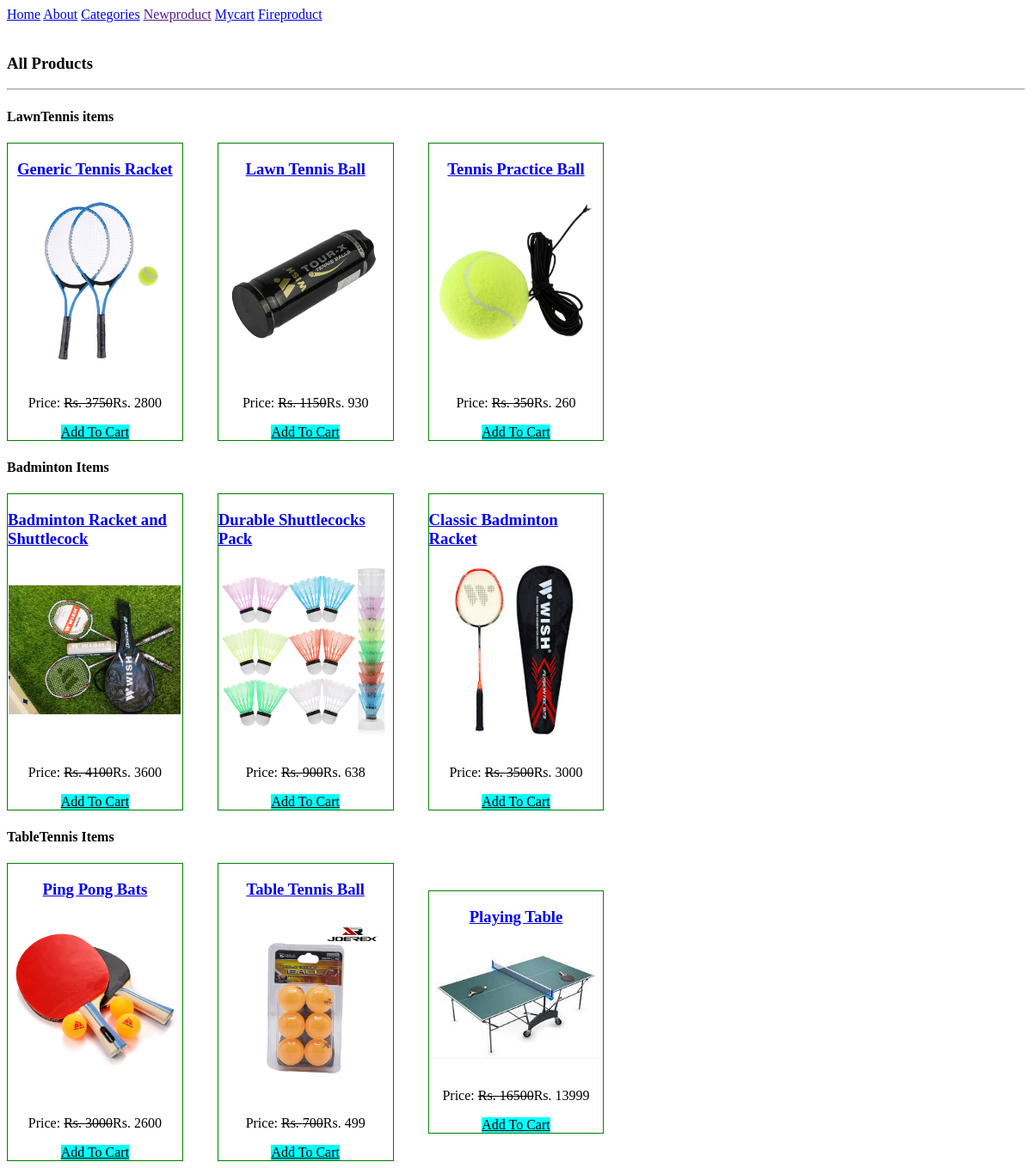
/allproducts/, run on an earlier commit of the app's database.
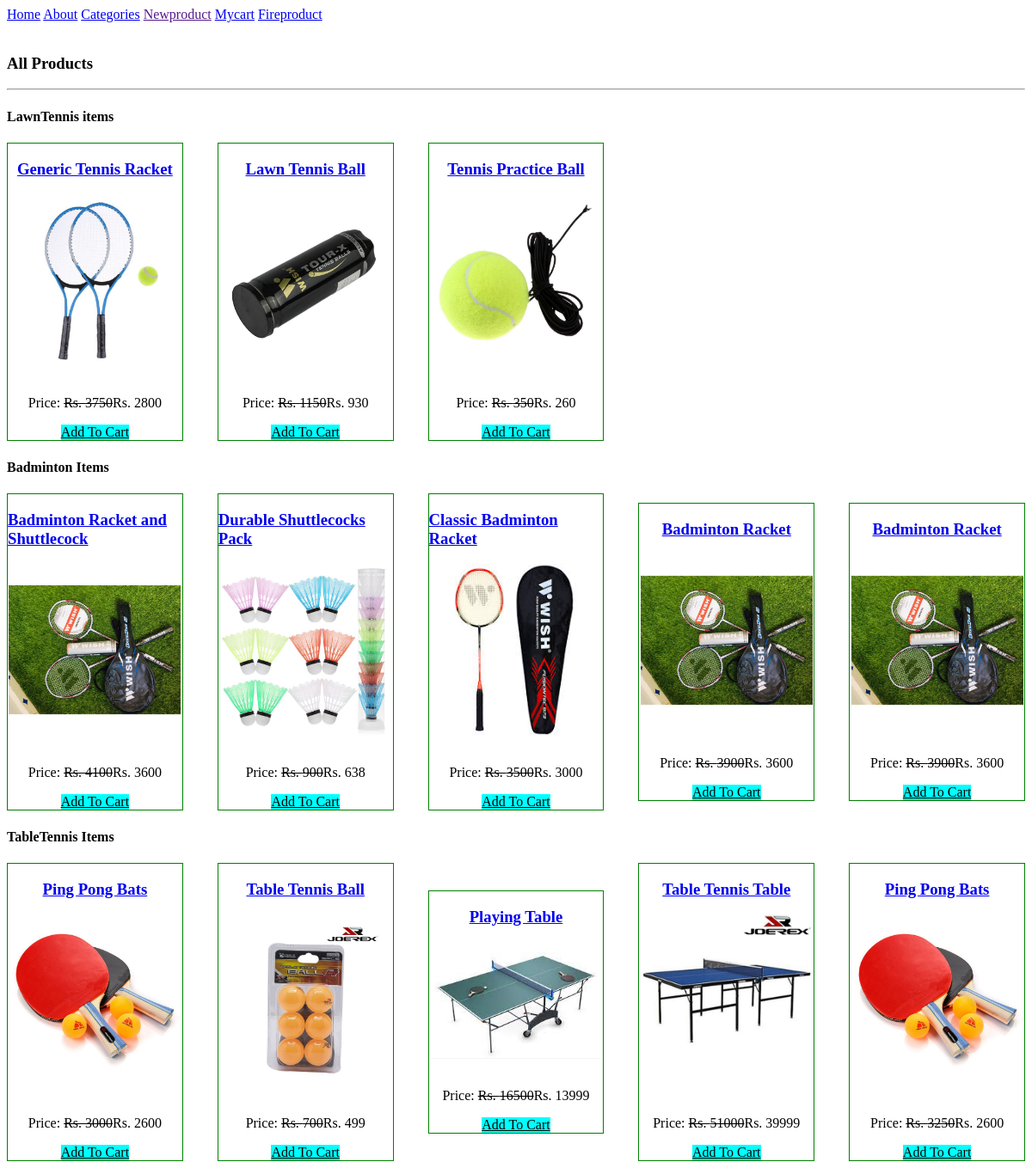
And on a later commit of the database.
### rackapp/models.py (models this page shows, shortened)
class Category(models.Model):
    title = models.CharField(max_length=200)
    slug = models.SlugField(unique = True)

class Product(models.Model):
    title = models.CharField(max_length=200)
    slug = models.SlugField(unique = True)
    image = models.ImageField(upload_to="products")
    image_url = models.URLField(blank=True)
    category = models.ForeignKey(Category, on_delete=models.CASCADE)
    marked_price = models.PositiveIntegerField()
    selling_price = models.PositiveIntegerField()
    description = models.TextField()
    warranty = models.CharField(max_length=300, null=True, blank=True)
    return_policy =  models.CharField(max_length=300, null=True, blank=True)
    view_count = models.PositiveBigIntegerField(default=0)

### rackapp/views.py (the view)
# urls.py: path("allproducts/", AllProductsView.as_view(), name="allproducts"),
class AllProductsView(TemplateView):
    template_name = "allproducts.html"
    def get_context_data(self, **kwargs):
        context = super().get_context_data(**kwargs)
        context['allcategories'] = Category.objects.all()
        context['pro_duct'] = Product.objects.all()
        return context

### rackapp/templates/allproducts.html (shortened to what this page needs)
{% extends 'base.html' %}
{% block content %}
<div class="container">
    <h3>All Products</h3><hr>
    {% for cat in allcategories %}
    <div class="row">
        <h4>{{cat.title}}</h4>
        <div class="col">
            {% for p in pro_duct %}
            {% if p.category == cat%}
            <div class="prod-container">
            <h3><a href="{% url 'rackapp:productdetail' p.slug %}">{{p.title}}</a></h3>
            <img src="{{p.image.url}}" alt="" width="200px ">
            <br>
            <p>Price: <strike>Rs. {{p.marked_price}}</strike>Rs. {{p.selling_price}}</p>
            <a href="" style="background-color: aqua; color: black;">Add To Cart</a>
           </div>
           {% endif %}
            {% endfor %}
        </div>
    </div>
    {% endfor %}
</div>
</body>
</html>
    {% endblock %}

### rackapp/templates/base.html (shortened to what this page needs)
<!DOCTYPE html>
<html lang="en">
<head>
</head>
<body>
    <a href="/">Home</a>
    <a href="{% url 'rackapp:about' %}">About</a>
    <a href="{% url 'rackapp:allproducts' %}">Categories</a>
    <a href="">Newproduct</a>
    <a href="{% url 'rackapp:mycart' %}">Mycart</a>
    <a href="{% url 'rackapp:create_product' %}">Fireproduct</a><br><br>
    {% block content %}
    {% endblock %}
    </body>
    </html>

### rackapp/templates/allproducts.html (style rules this page uses)
.col { display: grid; grid-template-columns: repeat(5, 1fr); align-items: center; gap: 2.5rem; }
.prod-container { border: 1px solid green; align-items: center; display: flex; flex-direction: column; }

What changed in the data, as far as the page shows it:
added Product: title "Badminton Racket", image (picture), marked_price "3900", selling_price "3600", shown under Category "Badminton Items"
added Product: title "Badminton Racket", image (picture), marked_price "3900", selling_price "3600", shown under Category "Badminton Items"
added Product: title "Table Tennis Table", image (picture), marked_price "51000", selling_price "39999", shown under Category "TableTennis Items"
added Product: title "Ping Pong Bats", image (picture), marked_price "3250", selling_price "2600", shown under Category "TableTennis Items"
